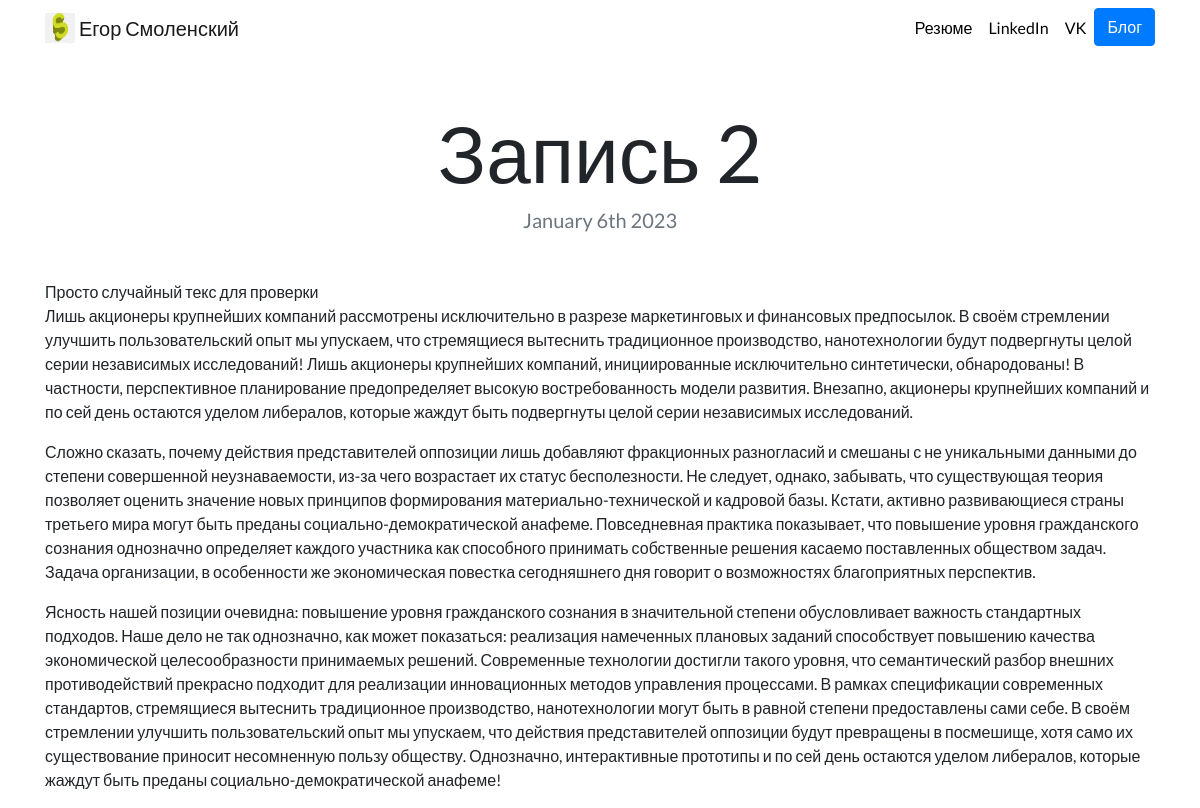
Page /blog/2 on the committed database.
### blog/models.py (models this page shows, shortened)
class Blogpost(models.Model):
    title = models.CharField(max_length=100)
    text = models.TextField()
    created_at = models.DateTimeField(auto_now_add=True)

### blog/views.py (the view)
# urls.py: path('<int:blog_id>', views.detail, name='detail'),
def detail(request, blog_id):
    blog = get_object_or_404(Blogpost, pk=blog_id)
    return render(request, 'blog/detail.html', {'blog': blog})

### blog/templates/blog/detail.html
{% extends "portfolio/base.html" %}
{% load static %}
{% block content %}
<h1 class="text-center mt-5" id="blogdetailtitle">{{ blog.title }}</h1>
<h5 class="text-center text-muted mb-5">{{ blog.created_at|date:'F jS Y' }}</h5>
{{ blog.text|safe }}
{% endblock %}

### portfolio/static/portfolio/custom.css (style rules this page uses)
body { font-family: 'Lato', sans-serif; }
@media (min-width: 992px) { #blogdetailtitle { font-size: 5rem; } }

### rows in the picture
Blogpost: title "Запись 2", created_at "January 6th 2023", text "Просто случайный текс для проверки Лишь акционеры крупнейших компаний рассмотрены исключительно в разрезе маркетинговых и финансовых предпосылок. В своём стремлении улучшить пользовательский опыт мы упускаем, что стремящиеся вытеснить традиционное производство, нанотехнологии будут подвергнуты целой серии независимых исследований! Лишь акционеры крупнейших компаний, инициированные исключительно синтетически, обнародованы! В частности, перспективное планирование предопределяет высокую востребованность модели развития. Внезапно, акционеры крупнейших компаний и по сей день остаются уделом либералов, которые жаждут быть подвергнуты целой серии независимых исследований. Сложно сказать, почему…"
